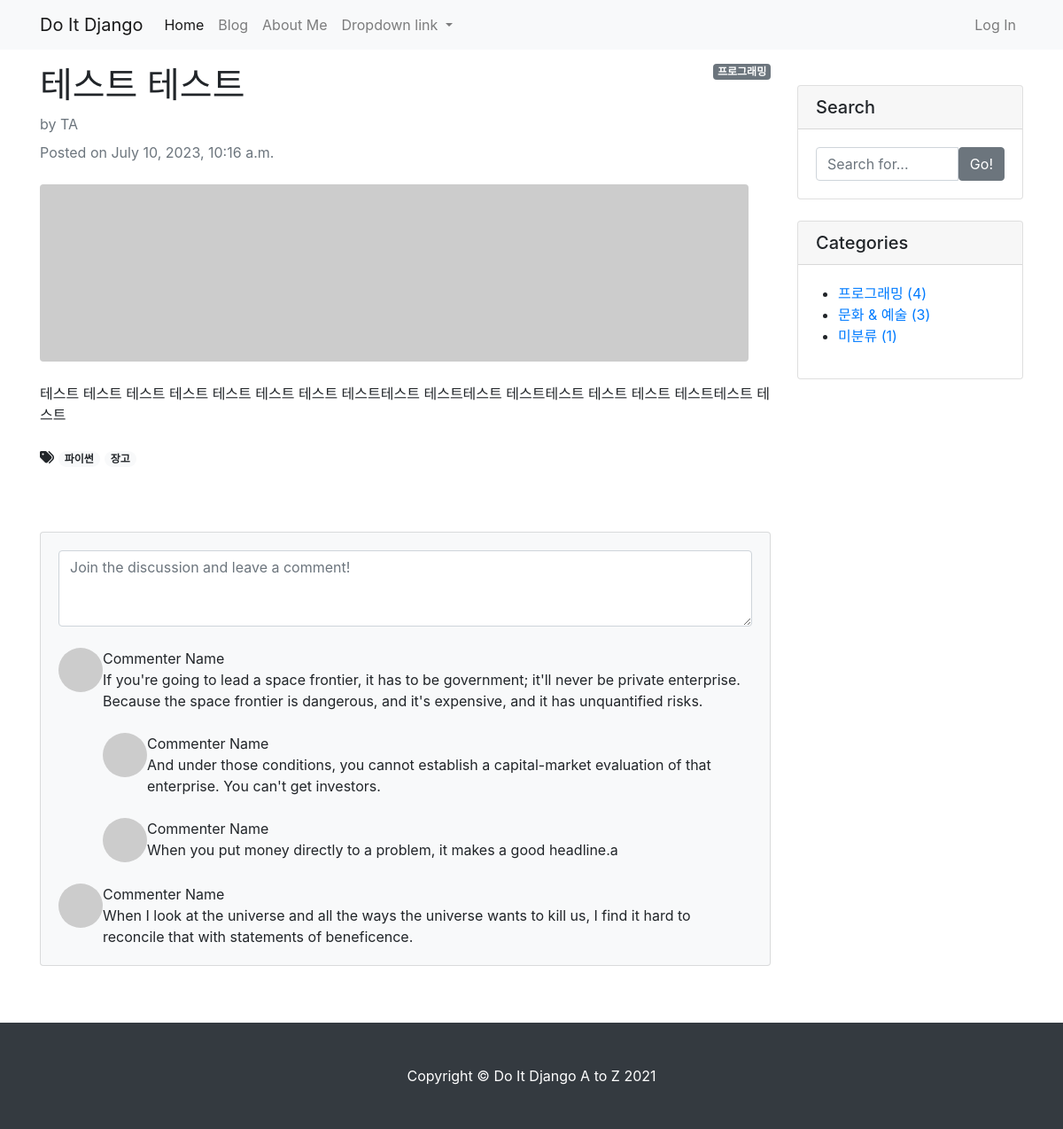
The page /blog/6/ on the database its author committed.
### blog/models.py (models this page shows, shortened)
class Post(models.Model):
    title = models.CharField(max_length=30)
    hook_text = models.CharField(max_length=100, blank=True)
    content = models.TextField()
    head_image = models.ImageField(upload_to='blog/images/%Y/%m/%d/', blank=True)
    file_upload = models.FileField(upload_to='blog/files/%Y/%m/%d/', blank=True)
    created_at = models.DateTimeField(auto_now_add=True)
    updated_at = models.DateTimeField(auto_now_add=True)
    author = models.ForeignKey(User,null=True, on_delete=models.SET_NULL)
    category = models.ForeignKey(Category, null=True, blank=True, on_delete=models.SET_NULL)
    tags = models.ManyToManyField(Tag, blank=True)
    def __str__(self):
        return f'[{self.pk}]{self.title} :: {self.author}'

class Category(models.Model):
    name = models.CharField(max_length=50, unique=True)
    slug = models.SlugField(max_length=200, unique=True, allow_unicode=True)
    def __str__(self):
        return self.name
    def get_absolute_url(self):
        return f'/blog/category/{self.slug}/'
    class Meta:
        verbose_name_plural = 'Categories'

class Tag(models.Model):
    name = models.CharField(max_length=50, unique=True)
    slug = models.SlugField(max_length=200, unique=True, allow_unicode=True)
    def __str__(self):
        return self.name
    def get_absolute_url(self):
        return f'/blog/tag/{self.slug}/'

### blog/views.py (the view)
# urls.py: path('<int:pk>/', views.PostDetail.as_view()),
class PostDetail(DetailView):
    model = Post
    def get_context_data(self, **kwargs):
        context = super(PostDetail, self).get_context_data()
        context['categories'] = Category.objects.all()
        context['no_category_post_count'] = Post.objects.filter(category=None).count()
        return context

### blog/templates/blog/post_detail.html (shortened to what this page needs)
{% extends 'blog/base.html' %}
                {% block main_area %}
                    <div id="post-area">
                    {% if post.category %}
                        <span class="badge badge-secondary float-right">{{ post.category }}</span>
                    {% else %}
                        <span class="badge badge-secondary float-right">미분류</span>
                    {% endif %}
                    <article>
                        <header class="mb-4">
                            <h1 class="fw-bolder mb-1">{{ post.title }}</h1>
                            <div class="text-muted fst-italic mb-2">by {{ post.author | upper }}</div>
                            <div class="text-muted fst-italic mb-2">Posted on {{ post.created_at }}</div>
                        </header>
                        <figure class="mb-4">
                            {% if post.head_image %}
                            <img class="img-fluid rounded" src="{{ post.head_image.url }}" alt="{{ post }}" />
                            {% else %}
                            <img class="img-fluid rounded" src="https://picsum.photos/seed/{{ post.id }}/800/200" alt="{{ post }}" />
                            {% endif %}
                        </figure>
                        <section class="mb-5">
                            <p class="fs-5 mb-4">{{ post.content }}</p>
                            {% if post.tags.exists %}
                                <i class="fas fa-tags"></i>
                                {% for tag in post.tags.iterator %}
                                    <a href="{{ tag.get_absolute_url }}"><span class="badge badge-pill badge-light">{{ tag }}</span></a>
                                {% endfor %}
                                <br/>
                                <br/>
                            {% endif %}
                        </section>
                    </article>
                    </div>
                    <section class="mb-5">
                        <div class="card bg-light" id="comment-area">
                            <div class="card-body">
                                <form class="mb-4"><textarea class="form-control" rows="3" placeholder="Join the discussion and leave a comment!"></textarea></form>
                                <div class="d-flex mb-4">
                                    <div class="flex-shrink-0"><img class="rounded-circle" src="https://dummyimage.com/50x50/ced4da/6c757d.jpg" alt="..." /></div>
                                    <div class="ms-3">
                                        <div class="fw-bold">Commenter Name</div>
                                        If you're going to lead a space frontier, it has to be government; it'll never be private enterprise. Because the space frontier is dangerous, and it's expensive, and it has unquantified risks.
                                        <div class="d-flex mt-4">
                                            <div class="flex-shrink-0"><img class="rounded-circle" src="https://dummyimage.com/50x50/ced4da/6c757d.jpg" alt="..." /></div>
                                            <div class="ms-3">
                                                <div class="fw-bold">Commenter Name</div>
                                                And under those conditions, you cannot establish a capital-market evaluation of that enterprise. You can't get investors.
                                            </div>
                                        </div>
                                        <div class="d-flex mt-4">
                                            <div class="flex-shrink-0"><img class="rounded-circle" src="https://dummyimage.com/50x50/ced4da/6c757d.jpg" alt="..." /></div>
                                            <div class="ms-3">
                                                <div class="fw-bold">Commenter Name</div>
                                                When you put money directly to a problem, it makes a good headline.a
                                            </div>
                                        </div>
                                    </div>
                                </div>
                                <div class="d-flex">
                                    <div class="flex-shrink-0"><img class="rounded-circle" src="https://dummyimage.com/50x50/ced4da/6c757d.jpg" alt="..." /></div>
                                    <div class="ms-3">
                                        <div class="fw-bold">Commenter Name</div>
                                        When I look at the universe and all the ways the universe wants to kill us, I find it hard to reconcile that with statements of beneficence.
                                    </div>
                                </div>
                            </div>
                        </div>
                    </section>
                {% endblock %}

### blog/templates/blog/base.html (shortened to what this page needs)
<!DOCTYPE html>
{% load static %}
<html>
<head>
    <link href="{% static 'blog/bootstrap/bootstrap.min.css' %}" rel="stylesheet" type="text/css">
</head>
<body>
    {% include 'blog/navbar.html' %}
    <div class="container my-3">
        <div class="row">
            <div class="col-md-8 col-lg-9" id="main-area">
                {% block main_area %}
                {% endblock %}
            </div>
            <div class="col-md-4 col-lg-3">
                <div class="card my-4">
                    <h5 class="card-header">Search</h5>
                    <div class="card-body">
                        <div class="input-group">
                            <input type="text" class="form-control" placeholder="Search for...">
                            <span class="input-group-btn">
                                <button class="btn btn-secondary" type="button">Go!</button>
                            </span>
                        </div>
                    </div>
                </div>
                <div class="card my-4" id="categories-card">
                    <h5 class="card-header">Categories</h5>
                    <div class="card-body">
                        <div class="row">
                            <ul>
                                {% for category in categories %}
                                <li>
                                    <a href="{{ category.get_absolute_url }}">{{ category }} ({{ category.post_set.count }})</a>
                                </li>
                                {% endfor %}
                                <li>
                                    <a href="/blog/category/no_category/">미분류 ({{ no_category_post_count }})</a>
                                </li>
                            </ul>
                        </div>
                    </div>
                </div>
            </div>
        </div>
    </div>
    {% include 'blog/footer.html' %}
</body>
</html>

### rows shown on the page
Post: category "프로그래밍", title "테스트 테스트", author "TA", created_at "July 10, 2023, 10:16 a.m.", content "테스트 테스트 테스트 테스트 테스트 테스트 테스트 테스트테스트 테스트테스트 테스트테스트 테스트 테스트 테스트테스트 테스트"
Tag: name "파이썬"
Tag: name "장고"
Category: name "프로그래밍", post_set.count "4"
Category: name "문화 & 예술", post_set.count "3"

### other values the page prints
{{ no_category_post_count }} "1"
